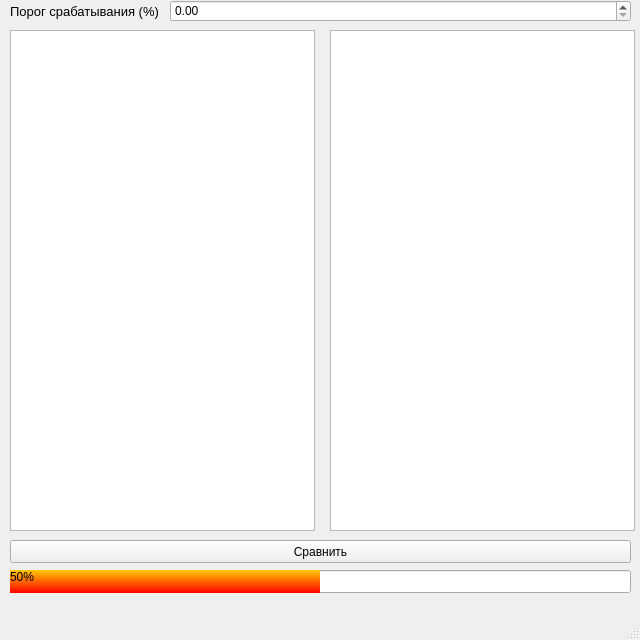
<?xml version="1.0" encoding="UTF-8"?>
<ui version="4.0">
 <class>MainWindow</class>
 <widget class="QMainWindow" name="MainWindow">
  <property name="geometry">
   <rect>
    <x>0</x>
    <y>0</y>
    <width>640</width>
    <height>640</height>
   </rect>
  </property>
  <property name="windowTitle">
   <string>MainWindow</string>
  </property>
  <property name="styleSheet">
   <string notr="true">QProgressBar::chunk:horizontal {
background: qlineargradient(x1: 0, y1: 0.5, x2: 1, y2: 0.5, stop: 0 green, stop: 1 red);
}</string>
  </property>
  <widget class="QWidget" name="centralwidget">
   <widget class="QDoubleSpinBox" name="doubleSpinBox">
    <property name="geometry">
     <rect>
      <x>170</x>
      <y>0</y>
      <width>461</width>
      <height>22</height>
     </rect>
    </property>
   </widget>
   <widget class="QLabel" name="label">
    <property name="geometry">
     <rect>
      <x>10</x>
      <y>3</y>
      <width>151</width>
      <height>16</height>
     </rect>
    </property>
    <property name="font">
     <font>
      <pointsize>10</pointsize>
     </font>
    </property>
    <property name="text">
     <string>Порог срабатывания (%)</string>
    </property>
   </widget>
   <widget class="QTextEdit" name="textEdit">
    <property name="geometry">
     <rect>
      <x>10</x>
      <y>30</y>
      <width>305</width>
      <height>501</height>
     </rect>
    </property>
   </widget>
   <widget class="QProgressBar" name="progressBar">
    <property name="geometry">
     <rect>
      <x>10</x>
      <y>570</y>
      <width>621</width>
      <height>23</height>
     </rect>
    </property>
    <property name="styleSheet">
     <string notr="true">QProgressBar::chunk {background-color: qlineargradient(x1: 0, y1: 0, x2: 0, y2: 1, stop: 0 rgba(255,200,0,255), stop: 1 rgba(255,0,0,255));}</string>
    </property>
    <property name="value">
     <number>50</number>
    </property>
   </widget>
   <widget class="QPushButton" name="pushButton">
    <property name="geometry">
     <rect>
      <x>10</x>
      <y>540</y>
      <width>621</width>
      <height>23</height>
     </rect>
    </property>
    <property name="text">
     <string>Сравнить</string>
    </property>
   </widget>
   <widget class="QTextEdit" name="textEdit_2">
    <property name="geometry">
     <rect>
      <x>330</x>
      <y>30</y>
      <width>305</width>
      <height>501</height>
     </rect>
    </property>
   </widget>
  </widget>
  <widget class="QMenuBar" name="menubar">
   <property name="geometry">
    <rect>
     <x>0</x>
     <y>0</y>
     <width>640</width>
     <height>21</height>
    </rect>
   </property>
  </widget>
  <widget class="QStatusBar" name="statusbar"/>
 </widget>
 <resources/>
 <connections/>
</ui>
